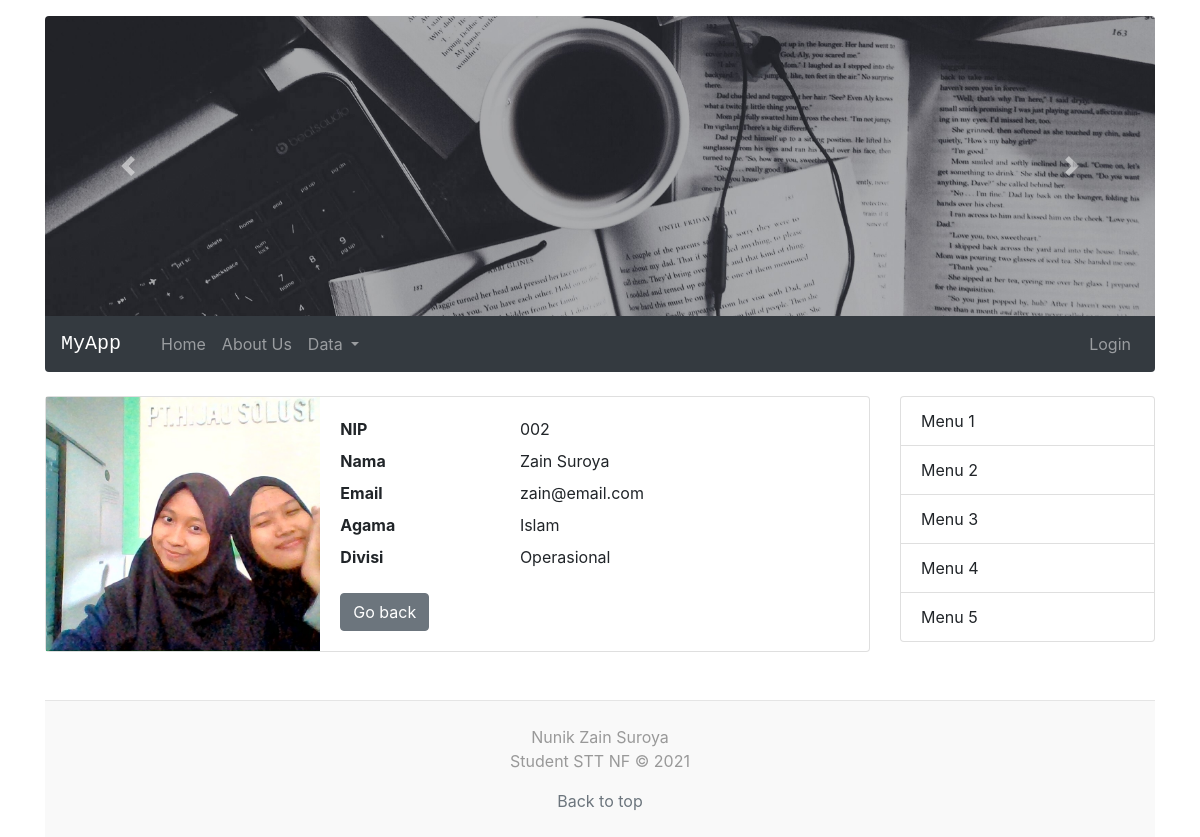
The app's page /index.php?hal=detailPegawai&id=3 with its own data.
### tables this page shows
CREATE TABLE `pegawai` (
  `id` int(11) NOT NULL,
  `nip` varchar(5) NOT NULL,
  `nama` varchar(50) NOT NULL,
  `email` varchar(50) NOT NULL,
  `agama` enum('Islam','Protestan','Katolik','Hindu','Buddha','Konghucu') DEFAULT NULL,
  `iddivisi` int(11) NOT NULL,
  `foto` varchar(100) DEFAULT NULL
);

CREATE TABLE `divisi` (
  `id` int(11) NOT NULL,
  `nama` varchar(50) NOT NULL
);

### models/Pegawai.php (called while the page is built, shortened)
<?php
class Pegawai
{
    private $koneksi;
    public function __construct()
    {
        global $dbh;
        $this->koneksi = $dbh;
    }
    public function getPegawai($id)
    {
        $sql = "SELECT p.*, d.nama AS divisi FROM pegawai p
                INNER JOIN divisi d ON d.id = p.iddivisi
                WHERE p.id = ?";
        $ps = $this->koneksi->prepare($sql);
        $ps->execute([$id]);
        $rs = $ps->fetch();
        return $rs;
    }
}

### detailPegawai.php (the view)
<?php
require_once 'models/Pegawai.php';
$id = $_REQUEST['id'];
$obj = new Pegawai();
$rs = $obj->getPegawai($id);
?>
<div class="card mb-4">
    <div class="row no-gutters">
        <div class="col-sm-4">
            <img src="assets/images/upload/<?= (!empty($rs['foto'])) ? $rs['foto'] : "no-photo.png" ?>" class="img-fluid img-cover-100">
        </div>
        <div class="col-sm-8">
            <div class="card-body">
                <dl class="row mb-0">
                    <dt class="col-4">NIP</dt>
                    <dd class="col-8"><?= $rs['nip'] ?></dd>
                    <dt class="col-4">Nama</dt>
                    <dd class="col-8"><?= $rs['nama'] ?></dd>
                    <dt class="col-4">Email</dt>
                    <dd class="col-8"><?= $rs['email'] ?></dd>
                    <dt class="col-4">Agama</dt>
                    <dd class="col-8"><?= $rs['agama'] ?></dd>
                    <dt class="col-4">Divisi</dt>
                    <dd class="col-8"><?= $rs['divisi'] ?></dd>
                </dl>
                <a href="index.php?hal=dataPegawai" class="btn btn-secondary mt-3">Go back</a>
            </div>
        </div>
    </div>
</div>

### records on screen
pegawai: foto (picture), nip "002", nama "Zain Suroya", email "zain@email.com", agama "Islam", iddivisi.nama "Operasional"
